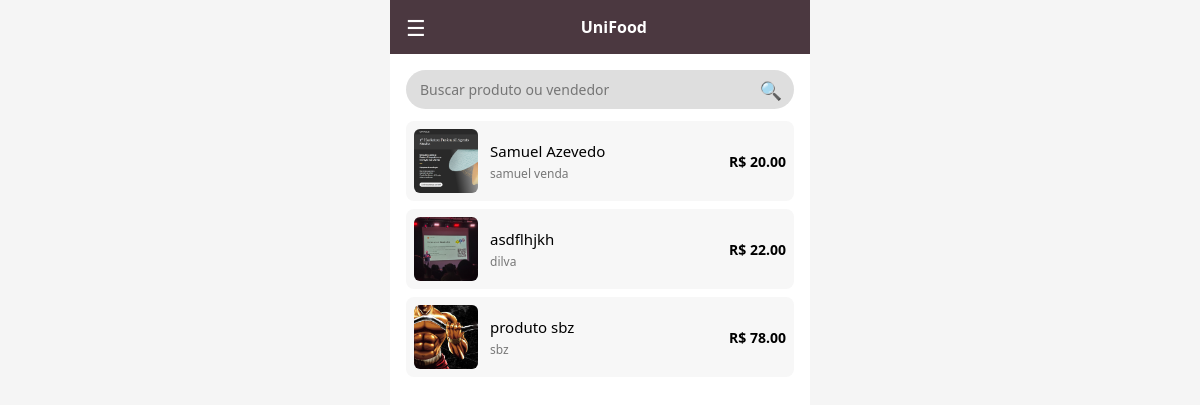
The page /cliente/ on the database its author committed.
### appWeb/models.py (models this page shows, shortened)
class Produto(models.Model):
    vendedor = models.ForeignKey(
        Vendedor,
        on_delete=models.CASCADE,
        related_name="produtos"
    )
    nome = models.CharField(max_length=100)
    imagem = models.ImageField(
        upload_to="produtos/",
        null=True,
        blank=True,
        help_text="Imagem principal (aparece nas listas)"
    )
    preco = models.DecimalField(max_digits=8, decimal_places=2)
    descricao = models.TextField(blank=True)
    status_disponivel = models.BooleanField(
        default=True,
        help_text="Disponível / Indisponível na tela de produto"
    )
    criado_em = models.DateTimeField(auto_now_add=True)
    atualizado_em = models.DateTimeField(auto_now=True)
    class Meta:
        ordering = ["nome"]

class Vendedor(models.Model):
    email = models.EmailField(unique=True)
    senha = models.CharField(max_length=128)  # pode guardar hash depois
    is_active = models.BooleanField(
        default=False,
        help_text="Conta ativa após confirmação por e-mail"
    )
    nome_completo = models.CharField(max_length=150)
    nome_venda = models.CharField(max_length=100)
    celular = models.CharField(max_length=20)
    local_principal_venda = models.CharField(
        max_length=100,
        help_text="Ex.: Saída do bandejão, prainha, etc."
    )
    status_disponivel = models.BooleanField(
        default=False,
        help_text="Toggle Disponível / Indisponível do perfil"
    )
    foto_perfil = models.ImageField(
        upload_to="vendedores/perfis/",
        null=True,
        blank=True
    )
    criado_em = models.DateTimeField(auto_now_add=True)
    atualizado_em = models.DateTimeField(auto_now=True)

### appWeb/views.py (the view)
# urls.py: path("cliente/", views.home_cliente, name="home_cliente"),
def home_cliente(request):
    busca = request.GET.get("q", "").strip()
    produtos = Produto.objects.select_related("vendedor").filter(
        status_disponivel=True,
        vendedor__status_disponivel=True,
    )
    if busca:
        produtos = produtos.filter(
            Q(nome__icontains=busca) |
            Q(vendedor__nome_venda__icontains=busca)
        )
    context = {
        "produtos": produtos,
        "busca": busca,
    }
    return render(request, "appWeb/cliente/home_cliente.html", context)

### appWeb/templates/appWeb/cliente/home_cliente.html (shortened to what this page needs)
{% extends "base.html" %}
{% block header %}
<header class="app-header" style="background:#4b3840; justify-content:space-between;">
    <a href="{% url 'info_vendedores' %}"
    style="color:#fff; font-size:22px; text-decoration:none; display:inline-block;">
        ☰
    </a>
    <h1 style="font-size:16px;">UniFood</h1>
</header>
{% endblock %}
{% block content %}
    <form method="get" class="row-between" style="margin-bottom:12px; gap:8px;">
        <div style="flex:1; position:relative;">
            <input type="text" name="q" value="{{ busca }}"
                   class="input-field"
                   placeholder="Buscar produto ou vendedor">
            <span style="position:absolute; right:12px; top:50%; transform:translateY(-50%); font-size:18px;">🔍</span>
        </div>
    </form>
    {% for produto in produtos %}
        <a href="{% url 'detalhe_produto_cliente' produto.id %}"
           style="text-decoration:none; color:inherit;">
            <div class="product-card">
                <div class="product-image"
                     style="{% if produto.imagem %}background-image:url('{{ produto.imagem.url }}');{% endif %}">
                </div>
                <div class="product-info">
                    <div class="product-name" style="font-size:15px; margin-bottom:4px;">
                        {{ produto.nome }}
                    </div>
                    <div style="font-size:12px; color:#777;">
                        <a href="{% url 'detalhe_vendedor_cliente' produto.vendedor.id %}"
                        style="color:#777; text-decoration:none;">
                            {{ produto.vendedor.nome_venda }}
                        </a>
                    </div>
                </div>
                <div class="product-price">
                    R$ {{ produto.preco }}
                </div>
            </div>
        </a>
    {% empty %}
        <p style="font-size:14px; color:#777;">Nenhum produto disponível no momento.</p>
    {% endfor %}
{% endblock %}

### appWeb/templates/base.html (style rules this page uses)
:root { --primary: #4b3840; --primary-light: #6b4f5b; --bg: #f5f5f5; --input-bg: #dedede; --danger: #d9534f; --success: #28a745; }
* { box-sizing: border-box; margin: 0; padding: 0; font-family: system-ui, -apple-system, BlinkMacSystemFont, "Segoe UI", sans-serif; }
body { background: var(--bg); display: flex; justify-content: center; }
header.app-header { background: var(--primary); color: #fff; padding: 12px 16px; display: flex; align-items: center; justify-content: flex-start; }
header.app-header h1 { font-size: 18px; margin-left: 8px; }
.input-field, .textarea-field { width: 100%; border-radius: 20px; border: none; background: var(--input-bg); padding: 10px 14px; font-size: 14px; }
.product-card { display: flex; align-items: center; gap: 12px; background: #f7f7f7; border-radius: 8px; padding: 8px; margin-bottom: 8px; }
.product-image { width: 64px; height: 64px; border-radius: 6px; background-size: cover; background-position: center; background-color: #ccc; }
.product-info { flex: 1; }
.product-name { font-size: 14px; margin-bottom: 2px; }
.product-price { font-size: 14px; font-weight: 600; text-align: right; }
.row-between { display: flex; justify-content: space-between; align-items: center; }

### rows shown on the page
Produto: imagem (picture), nome "Samuel Azevedo", vendedor.nome_venda "samuel venda", preco "20.00"
Produto: imagem (picture), nome "asdflhjkh", vendedor.nome_venda "dilva", preco "22.00"
Produto: imagem (picture), nome "produto sbz", vendedor.nome_venda "sbz", preco "78.00"
